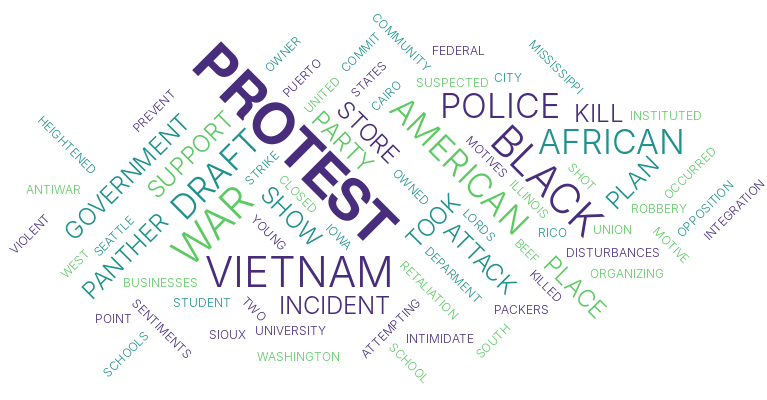

Specify this chart in Vega-Lite:
### Vega specification from a JSON file in a GitHub repository (floating-point values rounded to 4 significant figures)
{"$schema": "https://vega.github.io/schema/vega/v5.json", "description": "A word cloud visualization depicting Vega research paper abstracts.", "width": 200, "height": 400, "padding": 0, "data": [{"name": "table", "values": ["To protest the Cairo Illinois Police Deparment To protest the War in Vietnam and the draft", "To protest the War in Vietnam and the draft", "Protest the draft and Vietnam War", "To protest United States owned businesses in Puerto Rico", "Suspected motives were to protest the Vietnam War and/or show support for the Black Panther Party and/or show support for the Young Lords.", "Retaliation for the store owner who shot and killed an African American attempting to commit a robbery at his store.", "The incident took place during disturbances between the Black Student Union and the university.", "The incident took place during heightened antiwar sentiments in Seattle Washington.", "Intimidate the Black Panther Party.", "The attack occurred during the violent Iowa Beef Packers strike in South Sioux City.", "The motive of the attack was to prevent the African American community of West Point Mississippi from organizing.", "To kill police African American opposition to the school integration plan instituted by the federal government.  The government plan closed two Black schools. To kill police"], "transform": [{"type": "countpattern", "field": "data", "case": "upper", "pattern": "[\\w']{3,}", "stopwords": "(i|me|my|myself|we|us|our|ours|ourselves|you|your|yours|yourself|yourselves|he|him|his|himself|she|her|hers|herself|it|its|itself|they|them|their|theirs|themselves|what|which|who|whom|whose|this|that|these|those|am|is|are|was|were|be|been|being|have|has|had|having|do|does|did|doing|will|would|should|can|could|ought|i'm|you're|he's|she's|it's|we're|they're|i've|you've|we've|they've|i'd|you'd|he'd|she'd|we'd|they'd|i'll|you'll|he'll|she'll|we'll|they'll|isn't|aren't|wasn't|weren't|hasn't|haven't|hadn't|doesn't|don't|didn't|won't|wouldn't|shan't|shouldn't|can't|cannot|couldn't|mustn't|let's|that's|who's|what's|here's|there's|when's|where's|why's|how's|a|an|the|and|but|if|or|because|as|until|while|of|at|by|for|with|about|against|between|into|through|during|before|after|above|below|to|from|up|upon|down|in|out|on|off|over|under|again|further|then|once|here|there|when|where|why|how|all|any|both|each|few|more|most|other|some|such|no|nor|not|only|own|same|so|than|too|very|say|says|said|shall)"}, {"type": "formula", "as": "angle", "expr": "[-45, 0, 45][~~(random() * 3)]"}, {"type": "formula", "as": "weight", "expr": "if(datum.text=='PROTEST', 600, 300)"}]}], "scales": [{"name": "color", "type": "ordinal", "domain": {"data": "table", "field": "text"}, "range": ["#472d7b", "#21918d", "#5dc963"]}], "marks": [{"type": "text", "from": {"data": "table"}, "encode": {"enter": {"text": {"field": "text"}, "align": {"value": "center"}, "baseline": {"value": "alphabetic"}, "fill": {"scale": "color", "field": "text"}}, "update": {"fillOpacity": {"value": 1}}, "hover": {"fillOpacity": {"value": 0.5}}}, "transform": [{"type": "wordcloud", "size": [800, 400], "text": {"field": "text"}, "rotate": {"field": "datum.angle"}, "font": "Helvetica Neue, Arial", "fontSize": {"field": "datum.count"}, "fontWeight": {"field": "datum.weight"}, "fontSizeRange": [12, 56], "padding": 2}]}]}
